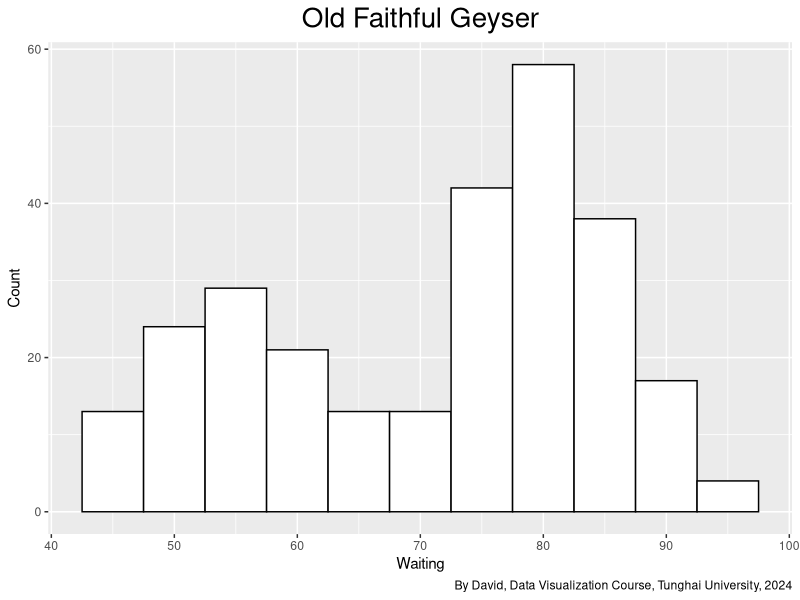
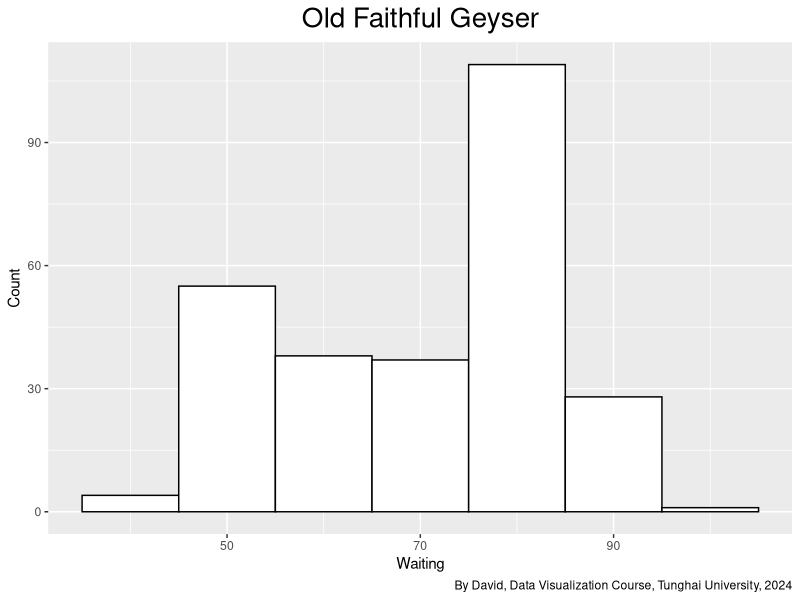
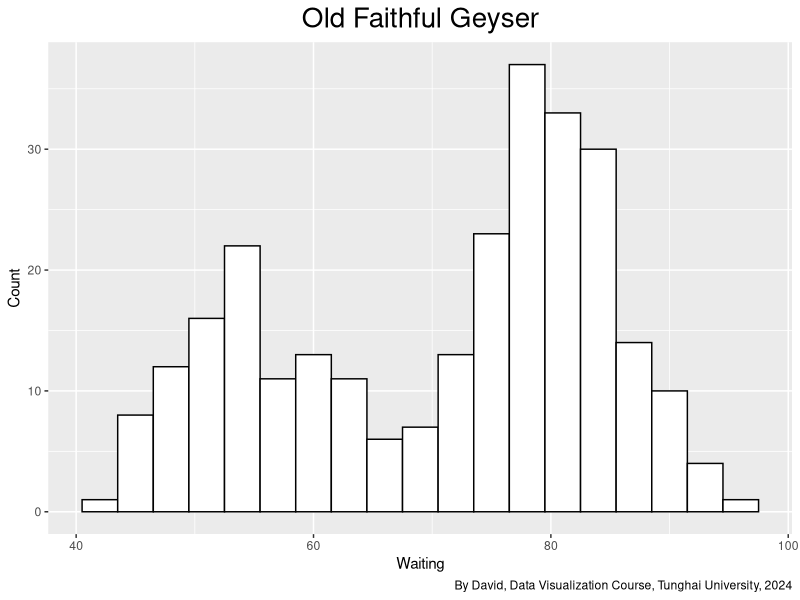
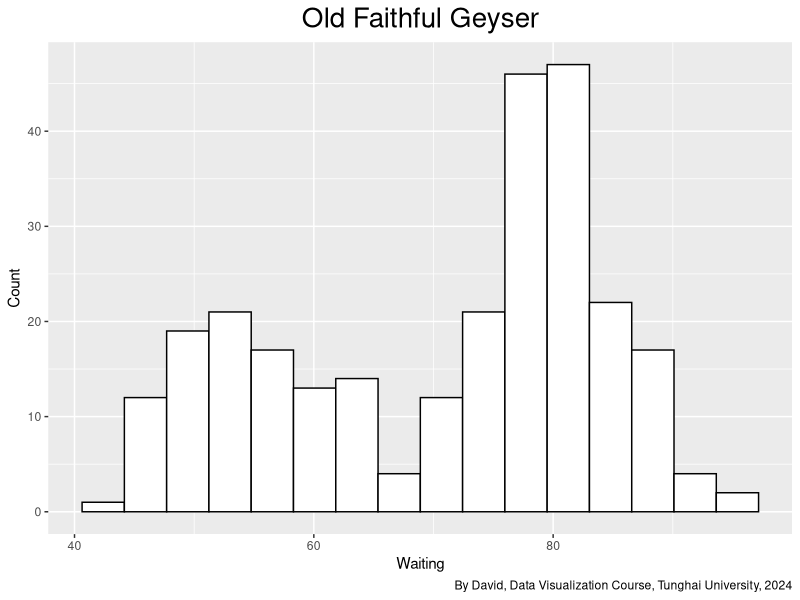
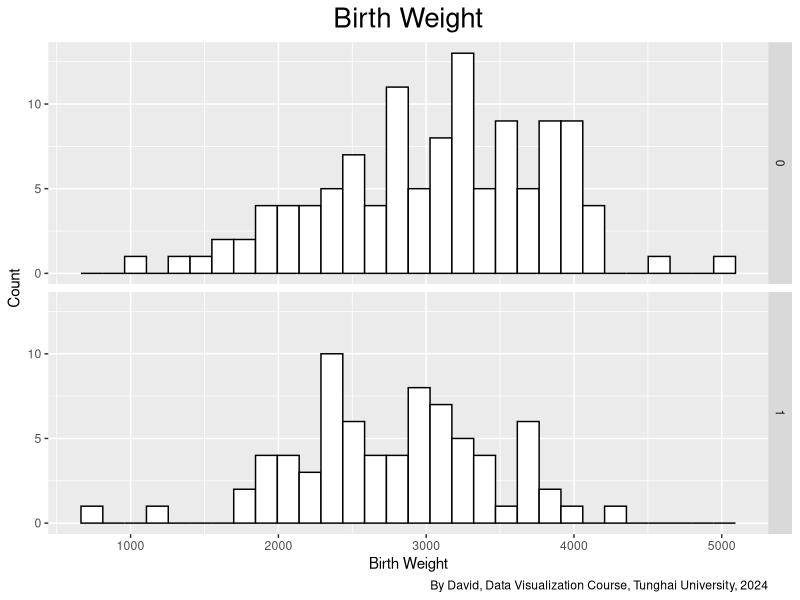
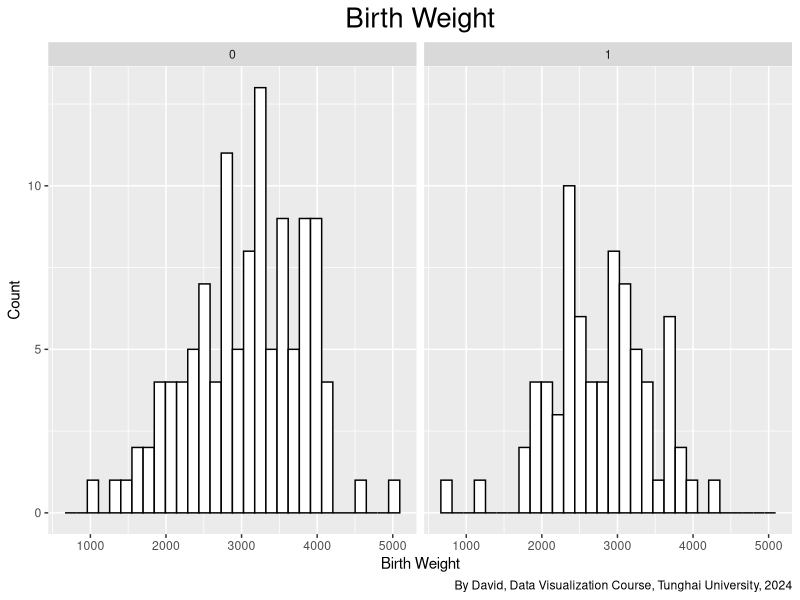

Recreate these plots in R, in order. (Note: this script raises an error after producing the figures.)
#
# David
# Histogram
#

library(ggplot2)

ggplot(faithful, aes(x = waiting)) +
  labs(title = "Old Faithful Geyser",
       x = "Waiting",
       y = "Count",
       caption = "By David, Data Visualization Course, Tunghai University, 2024") +
  theme(plot.title = element_text(hjust = 0.5, size = 20)) +
  geom_histogram(binwidth = 5, fill = "white", colour = "black")


ggplot(faithful, aes(x = waiting)) +
  labs(title = "Old Faithful Geyser",
       x = "Waiting",
       y = "Count",
       caption = "By David, Data Visualization Course, Tunghai University, 2024") +
  theme(plot.title = element_text(hjust = 0.5, size = 20)) +
  geom_histogram(binwidth = 10, fill = "white", colour = "black")

ggplot(faithful, aes(x = waiting)) +
  labs(title = "Old Faithful Geyser",
       x = "Waiting",
       y = "Count",
       caption = "By David, Data Visualization Course, Tunghai University, 2024") +
  theme(plot.title = element_text(hjust = 0.5, size = 20)) +
  geom_histogram(binwidth = 3, fill = "white", colour = "black")


binsize <- diff(range(faithful$waiting)) / 15

ggplot(faithful, aes(x = waiting)) +
  labs(title = "Old Faithful Geyser",
       x = "Waiting",
       y = "Count",
       caption = "By David, Data Visualization Course, Tunghai University, 2024") +
  theme(plot.title = element_text(hjust = 0.5, size = 20)) +
  geom_histogram(binwidth = binsize, fill = "white", colour = "black")


library(MASS)

ggplot(birthwt, aes(x = bwt)) + 
  labs(title = "Birth Weight",
      x = "Birth Weight",
      y = "Count",
      caption = "By David, Data Visualization Course, Tunghai University, 2024") +
  theme(plot.title = element_text(hjust = 0.5, size = 20)) +
  geom_histogram(fill = "white", colour = "black") +
  facet_grid(smoke ~ .)

ggplot(birthwt, aes(x = bwt)) + 
  labs(title = "Birth Weight",
       x = "Birth Weight",
       y = "Count",
       caption = "By David, Data Visualization Course, Tunghai University, 2024") +
  theme(plot.title = element_text(hjust = 0.5, size = 20)) +
  geom_histogram(fill = "white", colour = "black") +
  facet_grid(. ~ smoke)

library(tidyverse)

birthwt_mod$smoke <- recode_factor(birthwt$smoke, '0' = 'No Smoke', '1' = 'Smoke')

ggplot(birthwt_mod, aes(x = bwt)) + 
  labs(title = "Birth Weight",
       x = "Birth Weight",
       y = "Count",
       caption = "By David, Data Visualization Course, Tunghai University, 2024") +
  theme(plot.title = element_text(hjust = 0.5, size = 20)) +
  geom_histogram(fill = "white", colour = "black") +
  facet_grid(. ~ smoke)


ggplot(birthwt_mod, aes(x = bwt, fill = smoke)) +
  labs(title = "Birth Weight",
       x = "Birth Weight",
       y = "Count",
       caption = "By David, Data Visualization Course, Tunghai University, 2024") +
  theme(plot.title = element_text(hjust = 0.5, size = 20)) +
  geom_histogram(position = "identity", alpha = 0.4)
